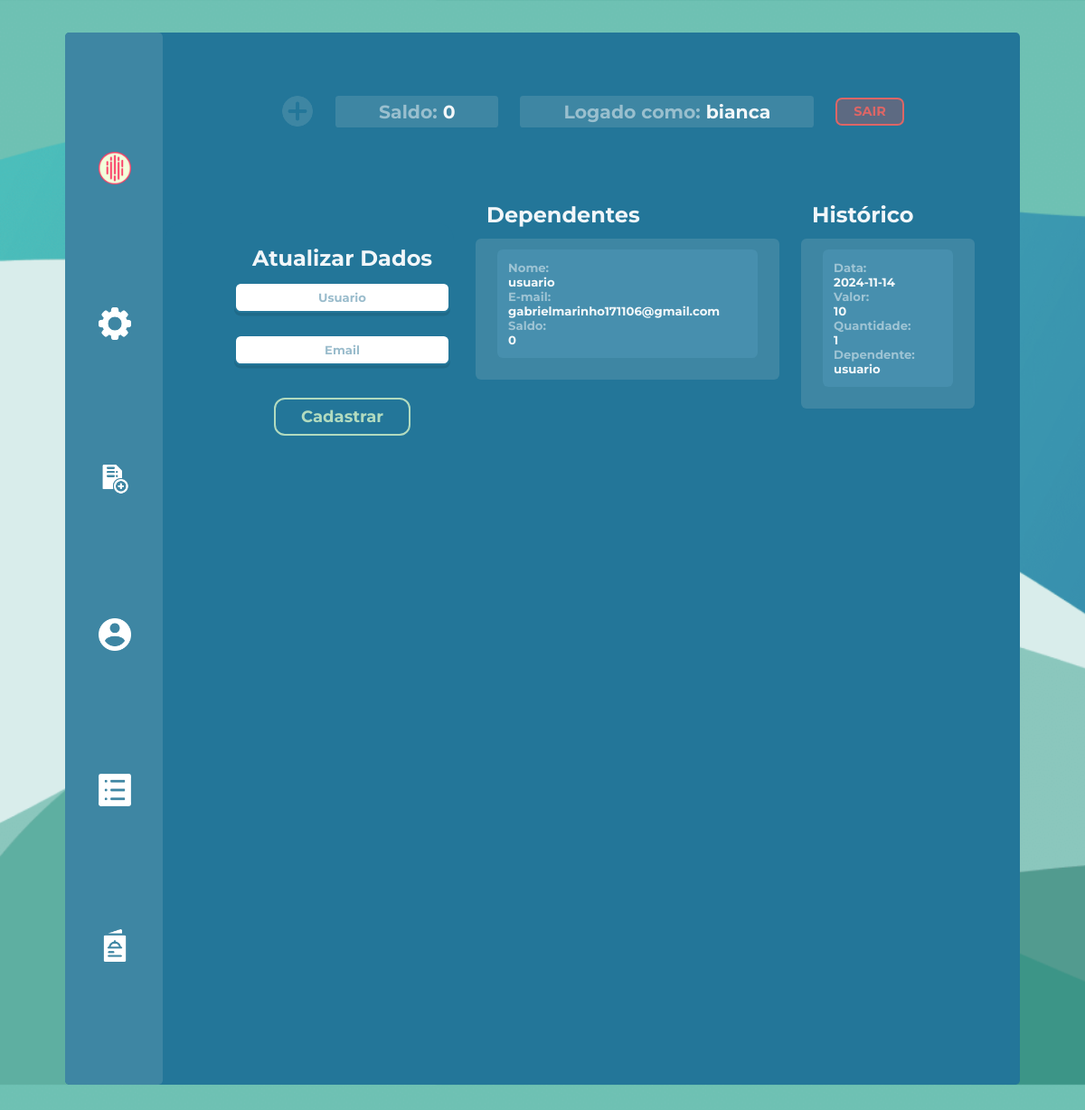
Screenshot of /atualizar1 (signed in) with the database file from the repository.
### projeto/models.py (models this page shows, shortened)
class Responsavel(db.Model, UserMixin):
    id = db.Column(db.Integer, primary_key=True)
    usuario = db.Column(db.String(length=30), nullable=False, unique=True)
    email = db.Column(db.String(length=30), nullable=False, unique=True)
    senha = db.Column(db.String(length=30), nullable=False)
    saldo = db.Column(db.Integer, nullable=False, default=0)
    imagemPerfil = db.Column(db.LargeBinary)  # ATRIBUTO PARA IMAGEM
    user_type = 'responsavel'
    @property
    def senhacrip(self):
        return self.senhacrip

class Dependente(db.Model, UserMixin):
    id = db.Column(db.Integer, primary_key=True, autoincrement=True)
    saldo = db.Column(db.Integer, nullable=False, unique=False, default=0)
    usuario = db.Column(db.String(length=30), nullable=False, unique=True)
    email = db.Column(db.String(length=30), nullable=False, unique=True)
    senha = db.Column(db.String(length=30), nullable=False)
    idResponsavel = db.Column(db.Integer)
    imagemPerfil = db.Column(db.LargeBinary)  # ATRIBUTO PARA IMAGEM
    user_type = 'dependente'
    @property
    def senhacrip(self):
        return self.senhacrip

class Historico(db.Model):
    id = db.Column(db.Integer, primary_key = True)
    nomeProduto = db.Column(db.String, nullable=False)
    data = db.Column(db.Date, nullable=False)
    valor = db.Column(db.Integer, nullable=False)
    quantidade = db.Column(db.Integer, nullable=False)
    idDependente = db.Column(db.Integer, nullable=False)
    nomeDependente = db.Column(db.String, nullable=False)

### projeto/routes.py (the view, shortened to what this page needs)
@app.route('/atualizar<int:id>', methods=['POST', 'GET'])
@login_required
@user_type_required("responsavel")
def atualizar(id):
    dependentes = Dependente.query.filter_by(idResponsavel=current_user.id).all()
    historicos = []
    for dependente in dependentes:
        historicos.extend(Historico.query.filter_by(idDependente=dependente.id).order_by(desc(Historico.id)).all())
    print(historicos)
    form = CadastroForm()
    mudar_nome = Responsavel.query.get_or_404(id)
    return render_template('atualizar.html', form=form, mudar_nome=mudar_nome, id=id, dependentes=dependentes, historicos=historicos)

### projeto/forms.py (shortened to what this page needs)
class CadastroForm(FlaskForm):
    usuario = StringField(label='Username:', validators=[Length(min=2, max=30), DataRequired()])
    email = StringField(label='E-mail:', validators=[DataRequired()])
    senha1 = PasswordField(label='Senha:', validators=[Length(min=4), DataRequired()])
    senha2 = PasswordField(label='Confirmação:', validators=[DataRequired()])
    submit = SubmitField(label='Cadastrar')

### projeto/models.py (called while the page is built)
@login_manager.user_loader
def load_user(user_id):
    user_type = session.get('user_type')
    if user_type == 'responsavel':
        return Responsavel.query.get(int(user_id))
    elif user_type == 'dependente':
        return Dependente.query.get(int(user_id))
    elif user_type == 'funcionario':
        return Funcionario.query.get(int(user_id))
    elif user_type == 'adm':
        return ADM.query.get(int(user_id))
    return None

### projeto/routes.py (called while the page is built)
def user_type_required(*allowed_types):
    def decorator(f):
        @wraps(f)
        def decorated_function(*args, **kwargs):
            if 'user_type' not in session or session['user_type'] not in allowed_types:
                flash("Você não tem permissão para acessar esta página. Faça login com a conta correta.")
                return redirect(url_for('login'))
            return f(*args, **kwargs)
        return decorated_function
    return decorator

### projeto/templates/atualizar.html (shortened to what this page needs)
{%extends 'baseResponsavel.html' %}
{%block conteudo%}
<header>
    <div>
        <img onclick="adicionarSaldoModal()" class="adicionarButton" src="{{url_for('static', filename='imagens/adicionar.png')}}">
      </div>
    <div class="saldoHeader">
        <h1>Saldo: </h1>
        <p class="saldoText">{{current_user.saldo}}</p>
    </div>
    <div class="saldoHeader">
        <h1>Logado como: </h1>
        <p class="saldoText">{{current_user.usuario}}</p>
    </div>
    <div>
        <a class="botãoContainerLogout" href="{{url_for('logout')}}">
            SAIR
    </a>
    </div>
</header>
<section class="perfilPage">
<div class="containerEntrandoLogin">
    <div class="containerAtualizarDados">
            <h1 >
                Atualizar Dados
            </h1>
            <form method="POST" class="formsLogin" style="color: whitesmoke;">
                {{form.usuario(class="formsLoginBox", placeholder="Usuario") }}
                {{form.email(class="formsLoginBox", placeholder="Email") }}
                {{form.submit(class="botãoContainer1")}}
            </form>
    </div>
</div>
<div class="lista">
    <h1>Dependentes</h1>
    <div class="dadosLista">
    {% for i in dependentes%}
    <div>
        <p>Nome: <p class="saldoText">{{ i.usuario}}</p></p>
        <p>E-mail: <p class="saldoText">{{ i.email}}</p></p>
        <p>Saldo: <p class="saldoText">{{ i.saldo}}</p></p>
    </div>
        {% endfor%}
    </div>
</div>
<div class="lista">
    <h1>Histórico</h1>
    <div class="dadosListaHist">
    {% for i in historicos%}
        <div>
        <p>Data: <p class="saldoText">{{ i.data}}</p></p>
        <p>Valor: <p class="saldoText">{{ i.valor}}</p></p>
        <p>Quantidade: <p class="saldoText">{{ i.quantidade}}</p></p>
        {% for ii in dependentes %}
            {% if ii.id == i.idDependente %}
            <p>Dependente: <p class="saldoText">{{ ii.usuario}}</p></p>
            {% endif %}
        {% endfor %}
    </div>
    {% endfor%}
</div>
</div>
</section>
{%endblock%}

### projeto/static/style.css (style rules this page uses)
* { padding: 0; margin: 0; font-family: "Montserrat"; font-weight: bold; color: #ffffffef; }
button, a { cursor:pointer; }
.adicionarButton { width: 3vw; }
.botãoContainerLogout { font-weight: 700; color: #dd6666; font-size: 1.2vw; text-align: center; background-color: #df4e4e4f; padding: 0.4vw; padding-inline: 1.5vw; border-radius: 0.6vw; border: solid #dd6666 0.2vw; }
.botãoContainer1 { font-weight: 700; color: #b2dbbf; font-size: 1.5vw; text-align: center; background-color: #237699; padding: 0.7vw; padding-inline: 2.3vw; max-width: fit-content; border-radius: 1vw; border: solid #b2dbbf 0.2vw; margin-block: 1vw; }
.perfilPage { display: flex; gap:2vw; }
header div { display: flex; flex-direction: row; gap:1vw; margin: 1vw; }
header a { width: fit-content; }
header { display: flex; height: 15%; justify-content: center; align-items: center; }
header h1 { font-size: 1.7vw; color: #ffffff79; }
.dadosLista p, .dadosListaHist p { color: #ffffff79; font-size: 1.1vw; }
.dadosLista div, .dadosListaHist div { background-color: #5aa1c057; margin-bottom: 1vw; padding: 1vw; border-radius: 0.5vw; }
.dadosLista .saldoText, .dadosListaHist .saldoText { color: #ffffffef; }
.saldoHeader { background-color: hsl(197, 45%, 44%); width: fit-content; height: fit-content; padding: 0.4vw; border-radius: 0.3vw; padding-inline: 4vw; display: flex; flex-direction: row; gap:0.5vw; }
header .saldoText { color: #ffffffef; font-size: 1.7vw; }
body { background-color: rgb(112, 112, 112); height: calc(100vh - var(--margin-principal) * 2) !important; background-image: url(imagens/FotoFundo1.png); background-size: cover; height: 100vh; overflow-y: hidden; }
:root { --margin-principal: 3vw; --margin-principal-inline: 4vw; }
.containerEntrandoLogin { display: flex; flex-direction: row; height: calc(90vh - var(--margin-principal) * 2); margin-top: var(--margin-principal); margin-inline: calc(var(--margin-principal-inline)-40px); margin-bottom: var(--margin-principal); background-color: #237699; border-radius: 1.5vw; }
a { text-decoration: none; }
.containerAtualizarDados { display: flex; flex-direction: column; margin: 2vw; margin-left: 8vw; gap:1vw }
.formsLogin { display: flex; flex-direction: column; gap:2vw; align-items: center; }
.formsLoginBox { width: 110%; border: 0; height: 2.5vw; font-size: 1.1vw; color: #000; border: #237699 solid 0.2vw; box-shadow:rgba(0, 0, 0, 0.1) 0px 0.3vw; border-radius: 0.6vw; }
input { padding: 0px; padding-inline: 8px; }
.formsLogin ::placeholder { text-align: center; color: #9abccc; border: 0; }
form { display: flex; flex-direction: column; }
.dadosLista, .dadosListaHist { padding: 1vw; padding-inline: 2vw; background-color: hsl(197, 45%, 44%); border-radius: 0.5vw; justify-content: center; }
.dadosLista, .dadosListaHist { overflow: hidden; max-height: 20vw; width: 24vw; overflow-y: auto; }
.dadosListaHist { width: 12vw; }
.lista h1 { margin: 1vw; font-size: 2vw; }
.lista { width: fit-content; }

### rows the page displays
Responsavel: saldo "0", usuario "bianca"
Dependente: usuario "usuario", email "gabrielmarinho171106@gmail.com", saldo "0"
Historico: data "2024-11-14", valor "10", quantidade "1"
